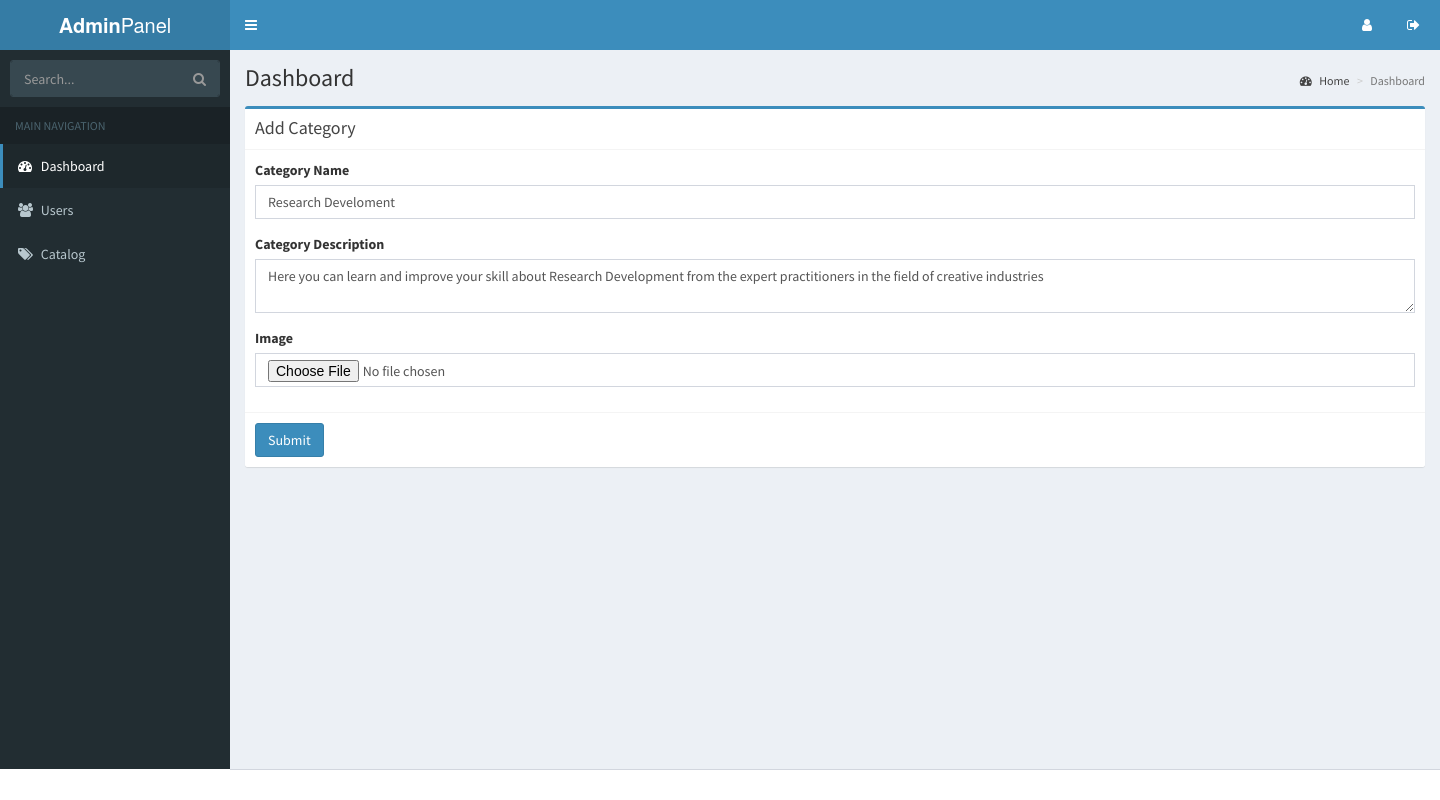
/adminpanel/category/edit_category/12, run on the app's committed database.
### tables this page shows
CREATE TABLE IF NOT EXISTS `vc_category` (
  `id_category` int(11) NOT NULL AUTO_INCREMENT,
  `name_category` varchar(200) NOT NULL,
  `description_category` longtext NOT NULL,
  `image_category` varchar(200) NOT NULL,
  PRIMARY KEY (`id_category`)
);

### application/controllers/adminpanel/Category.php (called while the page is built, shortened)
<?php
class category extends CI_Controller {
	public function __construct(){
		$this->load->model('mcategory','mcr');
    	$this->load->library('pagination');
	}
	function edit_category(){
		$data['title_web'] = 'Edit category | Adminpanel Vorcee';
		$data['path_content'] = 'admin/category/edit_category';
		$this->form_validation->set_rules('description_category','Category Description','required');
		$id=$this->uri->segment(4);
		$data['result']=$this->mod->getDataWhere('category','id_category',$id);
			$this->form_validation->set_rules('name_category','Category Name','required');
			if(!$this->form_validation->run()){
				$data['error'] = false;
				$this->load->view('admin/index',$data);
	}
	}
}
?>

### index.php (called while the page is built, shortened)
<?php
require_once BASEPATH.'core/CodeIgniter.php';

### application/models/Mmodule.php (called while the page is built, shortened)
<?php
class Mmodule extends CI_Model {
	function getDataWhere($table_name,$field,$value){
		$this->db->where($field,$value);
		$query = $this->db->get($table_name);
		if($query->num_rows()>0)
			return $query->row_array();
		else return false;
	}
}
?>

### application/views/admin/category/edit_category.php (the view, shortened to what this page needs)
<section class="content">
  <div class="row">
  <div class="col-md-12">
  <div class="box box-primary">
  <div class="box-header with-border">
    <h3 class="box-title">Add Category</h3>
  </div>
  <div class="box-body">
    <?php echo form_open_multipart('');?>
      <div class="form-group">
        <label>Category Name </label>
        <input type="text" class="form-control"  name="name_category" value="<?php echo $result['name_category']?>">
        </div>
        <div class="form-group">
        <label>Category Description </label>
        <textarea class="form-control" name="description_category"><?php echo $result['description_category']?></textarea>
        </div>
      <div class="form-group">
        <label>Image</label>
        <input type="file" class="form-control"  name="userfile">
      </div>
    </div>
      <div class="box-footer">
        <button type="submit" class="btn btn-primary">Submit</button>
      </div>
  </div>
</div>
</div>
</div>

### data on the page
vc_category: name_category "Research Develoment", description_category "Here you can learn and improve your skill about Research Development from the expert practitioners in the field of creative industries"
